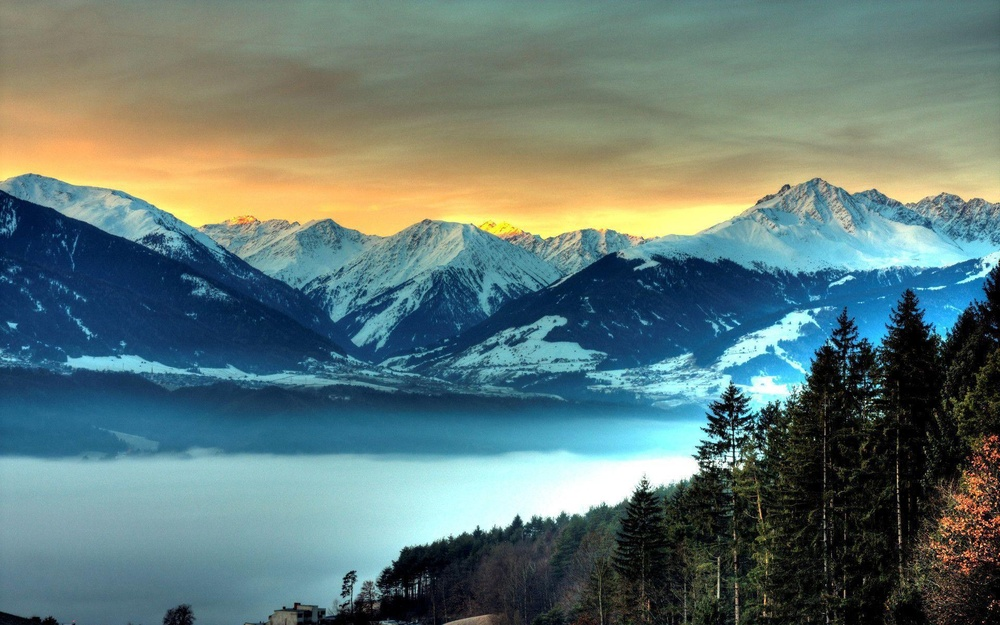
#> input picture Original-Image.jpg, 1000 x 625 px, shrunk from 1920 x 1200 before the run
$ python imgkmeans2.py
#> lines starting #> are read from the running program, lines starting #| are printed output that depends on the picture; long printed decimals are rounded
# done manual

import matplotlib.pyplot as plt
from sklearn.cluster import KMeans
import  numpy

img = plt.imread('Original-Image.jpg')
#> img is the input picture: shape (625, 1000, 3); mean R, G, B 97.5, 120.4, 117.7
width = img.shape[0]
#> width = 625
height = img.shape[1]
#> height = 1000
img = img.reshape(width * height,3)
kmeans = KMeans(n_clusters=10).fit(img)
labels =kmeans.predict(img)
clusters = kmeans.cluster_centers_
#> clusters = [[38.2, 99.91, 132.4], [134.5, 187.8, 195.9], [17.14, 18.16, 15.95], [128.3, 127.4, 105.1], [176.4, 157.7, 115.9], [196.6, 246, 247.3], [25.22, 55.16, 81.51], [78.89, 152.4, 178.3], [243.6, 201.4, 117.6], [105.8, 135.8, 131.7]]

img2 = numpy.zeros((width,height,3), dtype=numpy.uint8)

index = 0
for x in range(width):
    for j in range(height):
        labels_of_pixel = labels[index]
        img2[x][j] = clusters[labels_of_pixel]
        index += 1
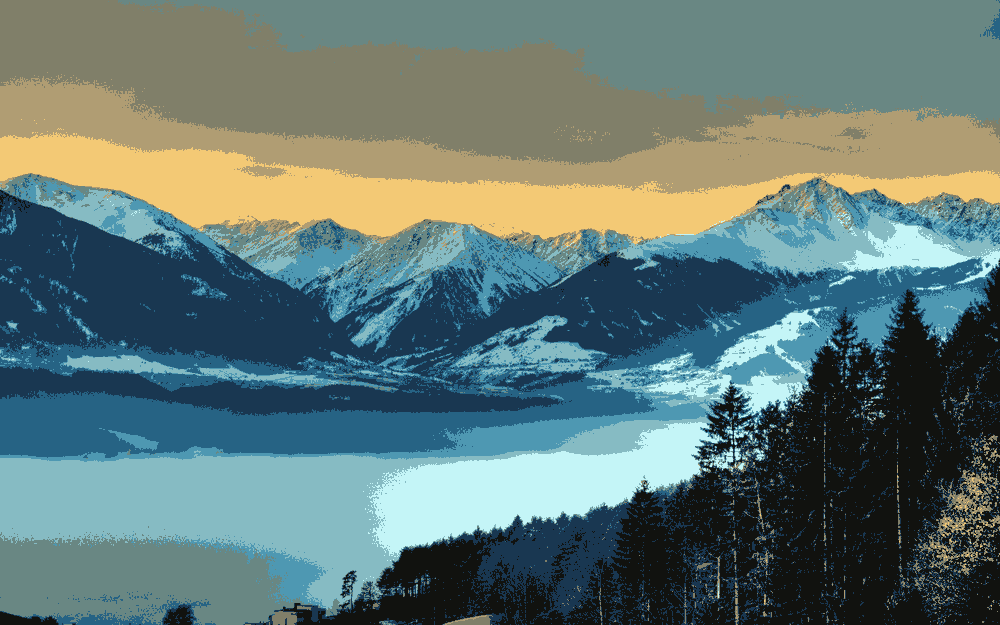
#> img2: shape (625, 1000, 3); mean of channels 0, 1, 2 97.1, 119.8, 117.1; drawn as R, G, B
#> after the loop, index = 625000
plt.imshow(img2)
plt.show()
print(clusters)
#| [[ 38.199  99.915 132.391]
#|  [134.452 187.800  195.937]
#|  [ 17.145  18.163  15.950]
#|  [128.321 127.382 105.094]
#|  [176.375  157.692 115.942]
#|  [196.589 245.999 247.265]
#|  [ 25.224  55.161  81.509]
#|  [ 78.893 152.365 178.300]
#|  [243.610 201.415  117.569 ]
#|  [105.819  135.751 131.742 ]]
print(labels)
#> (printed output is left out)
print(len(img2))
#| 625
